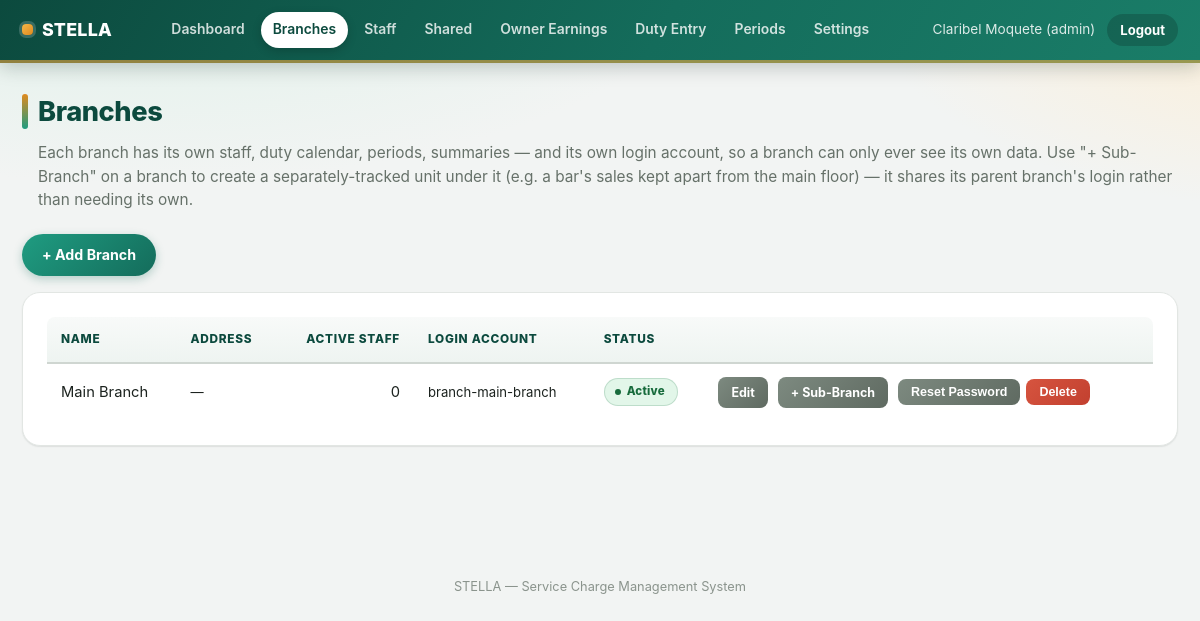
Page /branches/list.php (signed in) on the committed database.
### tables this page shows
CREATE TABLE branches (
    id INT AUTO_INCREMENT PRIMARY KEY,
    parent_branch_id INT DEFAULT NULL,    
    name VARCHAR(120) NOT NULL,
    address VARCHAR(255) DEFAULT NULL,
    is_active TINYINT(1) NOT NULL DEFAULT 1,
    created_at TIMESTAMP DEFAULT CURRENT_TIMESTAMP,
    CONSTRAINT fk_branch_parent FOREIGN KEY (parent_branch_id) REFERENCES branches(id)
);

### includes/functions.php (called while the page is built, shortened)
<?php
function h($s) {
    return htmlspecialchars((string)$s, ENT_QUOTES, 'UTF-8');
}

### branches/list.php (the view, shortened to what this page needs)
<?php
require __DIR__ . '/../config/config.php';
require __DIR__ . '/../includes/functions.php';
$branches = $pdo->query("SELECT b.*, p.name AS parent_name,
        (SELECT COUNT(DISTINCT s.id) FROM staff s LEFT JOIN staff_branches sb ON sb.staff_id = s.id
            WHERE s.is_active = 1 AND (s.branch_id = b.id OR sb.branch_id = b.id)) AS staff_count,
        (SELECT username FROM users u WHERE u.branch_id = b.id AND u.role = 'cashier' LIMIT 1) AS account_username,
        (SELECT COUNT(*) FROM branches c WHERE c.parent_branch_id = b.id) AS sub_branch_count
    FROM branches b
    LEFT JOIN branches p ON p.id = b.parent_branch_id
    ORDER BY COALESCE(p.is_active, b.is_active) DESC, COALESCE(p.name, b.name),
             (b.parent_branch_id IS NOT NULL), b.name")->fetchAll();
require __DIR__ . '/../includes/header.php';
?>
<h1>Branches</h1>
<p class="subtitle">Each branch has its own staff, duty calendar, periods, summaries — and its own login account, so a branch can only ever see its own data. Use "+ Sub-Branch" on a branch to create a separately-tracked unit under it (e.g. a bar's sales kept apart from the main floor) — it shares its parent branch's login rather than needing its own.</p>
<div class="actions">
    <a class="btn" href="<?= BASE_URL ?>/branches/form.php">+ Add Branch</a>
</div>
<div class="card">
    <table>
        <thead><tr><th>Name</th><th>Address</th><th class="text-right">Active Staff</th><th>Login Account</th><th>Status</th><th></th></tr></thead>
        <tbody>
        <?php foreach ($branches as $b): $isSub = !empty($b['parent_branch_id']); ?>
            <tr class="<?= $isSub ? 'sub-branch-row' : '' ?>">
                <td>
                    <?php if ($isSub): ?>
                        <span class="muted" style="padding-left:18px;">↳ <?= h($b['name']) ?></span>
                        <div class="small muted" style="padding-left:18px;">Sub-branch of <?= h($b['parent_name']) ?></div>
                    <?php else: ?>
                        <?= h($b['name']) ?>
                    <?php endif; ?>
                </td>
                <td class="small"><?= h($b['address'] ?: '—') ?></td>
                <td class="text-right"><?= (int)$b['staff_count'] ?></td>
                <td class="small">
                    <?php if ($b['account_username']): ?>
                        <?= h($b['account_username']) ?>
                    <?php elseif ($isSub): ?>
                        <span class="muted">Uses <?= h($b['parent_name']) ?>'s login</span>
                    <?php else: ?>
                        <span class="muted">none yet</span>
                    <?php endif; ?>
                </td>
                <td><?= $b['is_active'] ? '<span class="badge badge-regular">Active</span>' : '<span class="badge badge-resigned">Inactive</span>' ?></td>
                <td>
                    <div class="row-actions">
                        <a class="btn btn-sm btn-secondary" href="<?= BASE_URL ?>/branches/form.php?id=<?= $b['id'] ?>">Edit</a>
                        <?php if (!$isSub): ?>
                            <a class="btn btn-sm btn-secondary" href="<?= BASE_URL ?>/branches/form.php?parent_id=<?= $b['id'] ?>">+ Sub-Branch</a>
                        <?php endif; ?>
                        <?php if (!$isSub || $b['account_username']): ?>
                        <form method="post" action="<?= BASE_URL ?>/branches/reset_password.php" style="display:inline;" onsubmit="return confirm(<?= $b['account_username'] ? h(json_encode('Reset the password for ' . $b['name'] . '\'s account? Its current password will stop working immediately.')) : h(json_encode('Create a login account for ' . $b['name'] . '?')) ?>);">
                            <button type="submit" class="btn btn-sm btn-secondary"><?= $b['account_username'] ? 'Reset Password' : 'Create Account' ?></button>
                        </form>
                        <?php endif; ?>
                        <form method="post" action="<?= BASE_URL ?>/branches/delete.php" style="display:inline;" onsubmit="return confirm('Delete ' + <?= h(json_encode($b['name'])) ?> + '? This also removes its login account and cannot be undone.');">
                            <button type="submit" class="btn btn-sm btn-danger">Delete</button>
                        </form>
                    </div>
                </td>
            </tr>
        <?php endforeach; ?>
        </tbody>
    </table>
</div>
<?php require __DIR__ . '/../includes/footer.php'; ?>

### rows in the picture
branches: name "Main Branch", address "—", staff_count "0", account_username "branch-main-branch", is_active "Active"

### other values in the picture
get_setting('company_name', 'Service Charge') "STELLA"
$user['full_name'] "Claribel Moquete"
$user['role'] "admin"
get_setting('company_name', '') "STELLA"
APP_NAME "Service Charge Management System"
